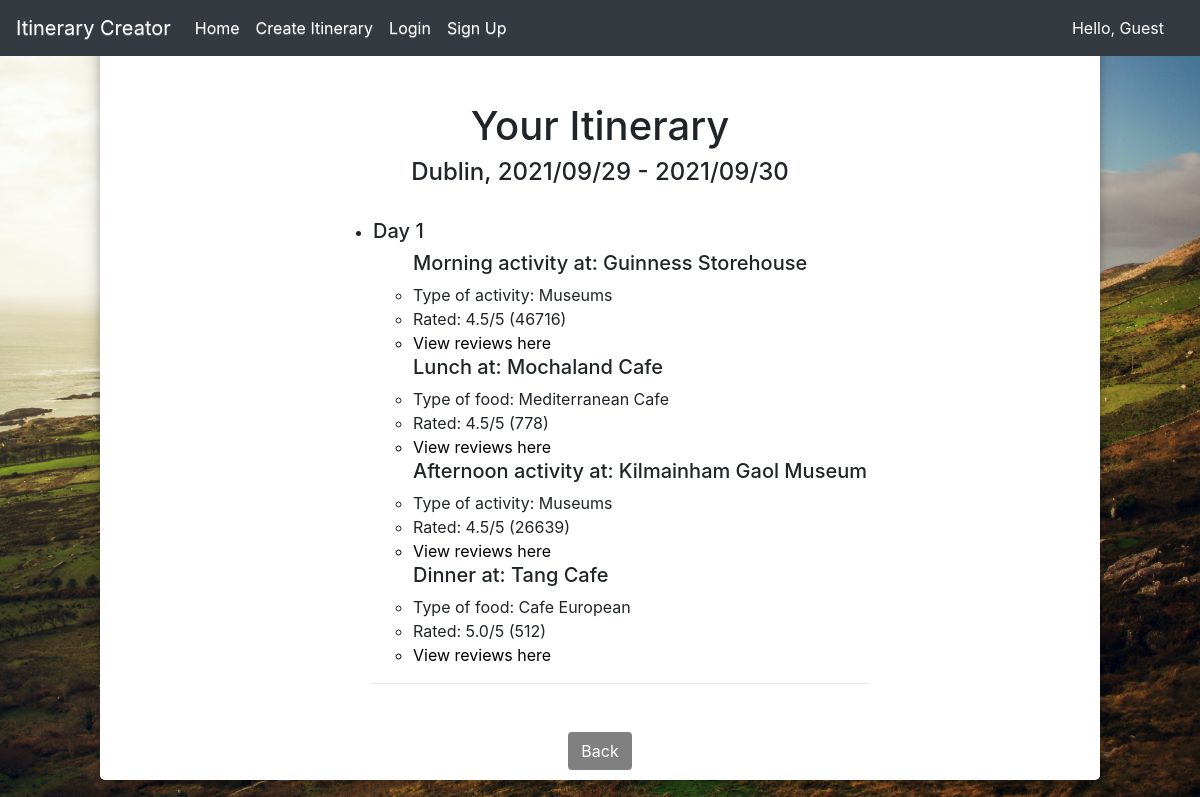
Page /view/itinerary/63/ on the committed database.
### restaurants/models.py (models this page shows, shortened)
class Itinerary(models.Model):
    user = models.ForeignKey(User, on_delete=models.PROTECT, related_name='user', db_column='user')
    cases = models.ManyToManyField(Case)
    saved = models.BooleanField()
    start_date = models.CharField(max_length=10, blank=True, null=True)
    end_date = models.CharField(max_length=10, blank=True, null=True)
    location = models.CharField(max_length=200, blank=True, null=True)

class Case(models.Model):
    breakfast = models.ForeignKey(Restaurant, on_delete=models.PROTECT, related_name='breakfast', db_column='breakfast')
    morning_activity = models.ForeignKey(Attraction, on_delete=models.PROTECT, related_name='morning_activity',
                                         db_column='morning_activity')
    lunch = models.ForeignKey(Restaurant, on_delete=models.PROTECT, related_name='lunch', db_column='lunch')
    afternoon_activity = models.ForeignKey(Attraction, on_delete=models.PROTECT, related_name='afternoon_activity',
                                           db_column='afternoon_activity')
    dinner = models.ForeignKey(Restaurant, on_delete=models.PROTECT, related_name='dinner', db_column='dinner')
    location = models.CharField(max_length=20)
    types_of_food = models.CharField(max_length=200, blank=True, null=True)
    price = models.CharField(max_length=10, blank=True, null=True)
    interests = models.CharField(max_length=200, blank=True, null=True)
    time_of_year = models.IntegerField(blank=True, null=True)
    type_of_holiday = models.CharField(max_length=20, blank=True, null=True)

class Restaurant(models.Model):
    title = models.CharField(max_length=50)
    location = models.CharField(max_length=20)
    type_food = models.CharField(max_length=50)
    price = models.CharField(max_length=10)
    rating = models.FloatField()
    amount_reviews = models.IntegerField()
    review_link = models.CharField(max_length=300)

### attractions/models.py (models this page shows, shortened)
class Attraction(models.Model):
    type = models.CharField(max_length=15)
    title = models.CharField(max_length=50)
    location = models.CharField(max_length=20)
    section = models.CharField(max_length=50)
    rating = models.FloatField()
    amount_reviews = models.IntegerField()
    review_link = models.CharField(max_length=300)

### restaurants/views.py (the view)
# urls.py: path('view/itinerary/<str:itinerary_id>/', views.viewItinerary),
def viewItinerary(request, itinerary_id):
    user_itinerary = Itinerary.objects.get(id=itinerary_id)
    cases = [val for val in user_itinerary.cases.all()]
    context = {'cases': cases,
               'itinerary': user_itinerary}
    return render(request, 'restaurants/view_itinerary.html', context)

### restaurants/templates/restaurants/view_itinerary.html (shortened to what this page needs)
<!DOCTYPE html>
<html lang="en">
<head>
    <link rel="stylesheet" href="https://stackpath.bootstrapcdn.com/bootstrap/4.1.3/css/bootstrap.min.css">
	<link rel="stylesheet" href="https://use.fontawesome.com/releases/v5.6.1/css/all.css">
    <link rel="stylesheet" href="https://maxcdn.bootstrapcdn.com/bootstrap/3.3.7/css/bootstrap-theme.min.css">
</head>
<body>
    <header>
        <nav class="navbar navbar-expand-lg fixed-top navbar-dark bg-dark">
            <a class="navbar-brand" href="/home">Itinerary Creator</a>
                <div class="collapse navbar-collapse" id="navbarSupportedContent">
                    <ul class="navbar-nav mr-auto">
                        <li class="nav-item active">
                            <a class="nav-link" href="/">Home<span class="sr-only">(current)</span></a>
                        </li>
                        <li class="nav-item active">
                            <a class="nav-link" href="/location">Create Itinerary<span class="sr-only">(current)</span></a>
                        </li>
                        {% ifequal article.creator|stringformat:"AnonymousUser" request.user.username %}
                            <li class="nav-item active">
                                <a class="nav-link" href="/login">Login<span class="sr-only">(current)</span></a>
                            </li>
                            <li class="nav-item active">
                                <a class="nav-link" href="/signup">Sign Up<span class="sr-only">(current)</span></a>
                            </li>
                        {% else %}
                            <li class="nav-item active">
                                <a class="nav-link" href="/profile">Profile<span class="sr-only">(current)</span></a>
                            </li>
                        {% endifequal %}
                    </ul>
                </div>
            {% ifequal article.creator|stringformat:"AnonymousUser" request.user.username %}
                <span class="hello-msg">Hello, Guest</span>
            {% else %}
                <span class="hello-msg">Hello, {{request.user}}</span>
                <span ><a  class="hello-msg" href="/logout" style="color:white">Logout</a></span>
            {% endifequal %}
        </nav>
    </header>
    <div class="container h-100">
		<div class="d-flex justify-content-center h-100">
			<div class="user_card">
                <br><br><br>
                <center>
                    <h1>Your Itinerary</h1>
                    <h4>{{ itinerary.location }}, {{ itinerary.start_date }} - {{ itinerary.end_date }}</h4>
                </center><br>
				<div class="d-flex justify-content-center">
                    <div class="row">
                        <ul>
                          {% for case in cases %}
                            <li>
                                <h5>Day {{ forloop.counter }}</h5>
                                <ul>
                                    <h5>Morning activity at: {{ case.morning_activity.title|title}}</h5>
                                    <li>Type of activity: {{ case.morning_activity.section|title}}</li>
                                    <li>Rated: {{ case.morning_activity.rating}}/5 ({{ case.morning_activity.amount_reviews}})</li>
                                    <a href="{{ case.morning_activity.review_link}}" style="color:black"><li>View reviews here</li></a>
                                    <h5>Lunch at: {{ case.lunch.title|title}}</h5>
                                    <li>Type of food: {{ case.lunch.type_food|title}}</li>
                                    <li>Rated: {{ case.lunch.rating}}/5 ({{ case.lunch.amount_reviews}})</li>
                                    <a href="{{ case.lunch.review_link}}" style="color:black"><li>View reviews here</li></a>
                                    <h5>Afternoon activity at: {{ case.afternoon_activity.title|title}}</h5>
                                    <li>Type of activity: {{ case.afternoon_activity.section|title}}</li>
                                    <li>Rated: {{ case.afternoon_activity.rating}}/5 ({{ case.afternoon_activity.amount_reviews}})</li>
                                    <a href="{{ case.afternoon_activity.review_link}}" style="color:black"><li>View reviews here</li></a>
                                    <h5>Dinner at: {{ case.dinner.title|title}}</h5>
                                    <li>Type of food: {{ case.dinner.type_food|title}}</li>
                                    <li>Rated: {{ case.dinner.rating}}/5 ({{ case.dinner.amount_reviews}})</li>
                                    <a href="{{ case.dinner.review_link}}" style="color:black"><li>View reviews here</li></a>
                                </ul>
                            </li>
                            <hr />
                          {% endfor %}
                        </ul>
                      </div>
                </div>
                    <div class="d-flex justify-content-center mt-3 login_container">
                        <a href="/view"><input class="btn login_btn" type="button" value="Back"></a>
                    </div>
                </div>
        </div>
    </div>
</body>
</html>

### restaurants/templates/restaurants/view_itinerary.html (style rules this page uses)
body, html { margin: 0; padding: 0; height: 100%; background: url("/static/images/ireland4.jpg") fixed;; background-position: center; background-repeat: no-repeat; background-size: cover; }
.user_card { width: 1000px; margin-top: auto; margin-bottom: auto; background: #FFFFFF; position: relative; display: flex; justify-content: center; flex-direction: column; padding: 10px; box-shadow: 0 4px 8px 0 rgba(0, 0, 0, 0.2), 0 6px 20px 0 rgba(0, 0, 0, 0.19); -webkit-box-shadow: 0 4px 8px 0 rgba(0, 0, 0, 0.2), 0 6px 20px 0 rgba(0, 0, 0, 0.19); -moz-box-shadow: 0 4px 8px 0 rgba(0, 0, 0, 0.2), 0 6px 20px 0 rgba(0, 0, 0, 0.19); border-radius: 5px; }
.login_btn { width: 100%; background: #808080 !important; color: white !important; }
.login_container { padding: 0 2rem; }
.hello-msg { color: #fff; margin-right: 20px; }

### rows in the picture
Itinerary: location "Dublin", start_date "2021/09/29", end_date "2021/09/30"
Case: morning_activity "Guinness Storehouse", morning_activity.section "Museums", morning_activity.rating "4.5", morning_activity.amount_reviews "46716", lunch "Mochaland Cafe", lunch.type_food "Mediterranean Cafe", lunch.rating "4.5", lunch.amount_reviews "778", afternoon_activity "Kilmainham Gaol Museum", afternoon_activity.section "Museums", afternoon_activity.rating "4.5", afternoon_activity.amount_reviews "26639", dinner "Tang Cafe", dinner.type_food "Cafe European", dinner.rating "5.0", dinner.amount_reviews "512"
